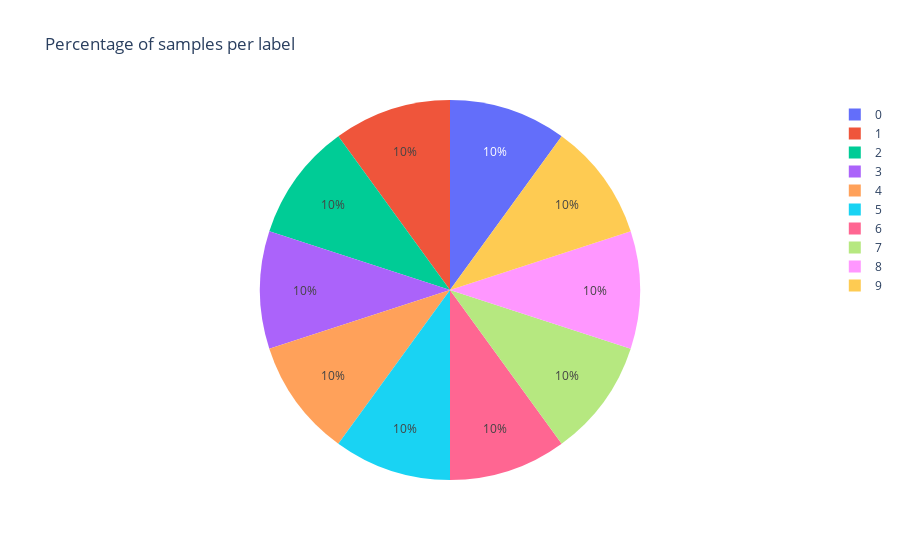

Here is the notebook cell this chart was saved with:
### Code cell
# Count the occurrences of each class
class_counts = np.bincount(y_train)

# Plot a piechart using plotly
fig = px.pie(values=class_counts, names=[str(i) for i in range(10)], title='Percentage of samples per label')
fig.show()

### Figure 1 — Plotly figure (JSON) as saved in the notebook; plotly's stock layout.template omitted (floating-point values rounded to 4 significant figures)
{"data": [{"domain": {"x": [0, 1], "y": [0, 1]}, "hovertemplate": "label=%{label}<br>value=%{value}<extra></extra>", "labels": ["0", "1", "2", "3", "4", "5", "6", "7", "8", "9"], "legendgroup": "", "name": "", "showlegend": true, "type": "pie", "values": [6000, 6000, 6000, 6000, 6000, 6000, 6000, 6000, 6000, 6000]}], "layout": {"legend": {"tracegroupgap": 0}, "title": {"text": "Percentage of samples per label"}}}
